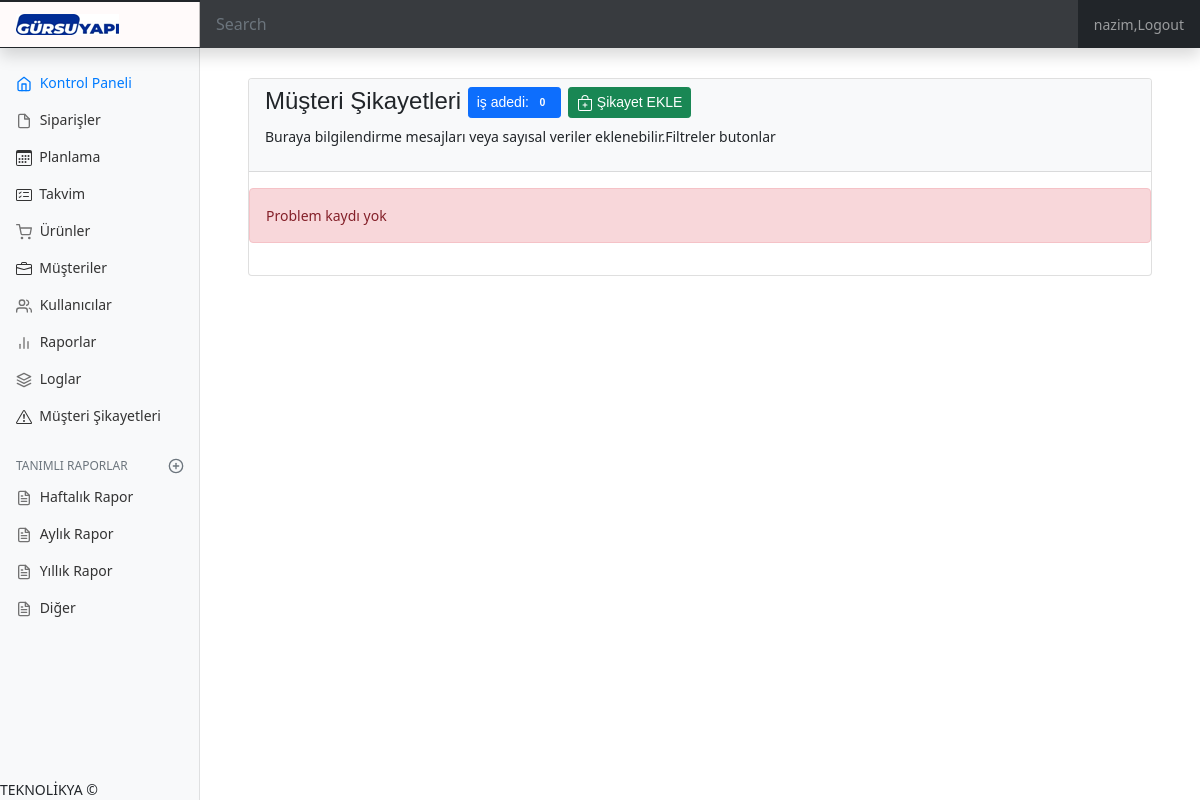
The app's page /order/problemList/ (signed in), older data.
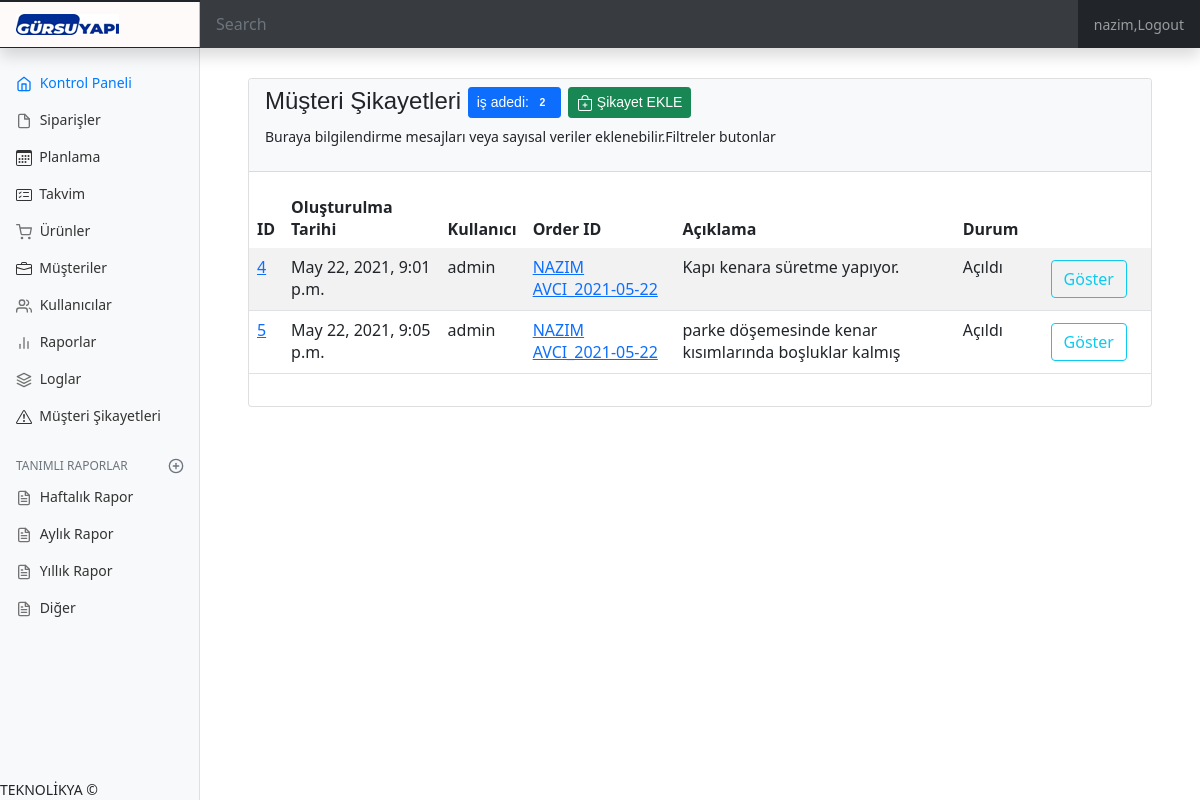
The same page, newer data.
### order/models.py (models this page shows, shortened)
class Problems(models.Model):
    order = models.ForeignKey(Order,on_delete=models.CASCADE)
    urun_grubu = models.ForeignKey(UrunGrubu,on_delete=models.CASCADE)
    created_date = models.DateTimeField(auto_now=True)
    statu = models.ForeignKey(ProblemStatu,on_delete=models.CASCADE,default=1)
    closed_date = models.DateTimeField(blank=True,null=True)
    root_cause = models.ForeignKey(RootCause,on_delete=models.CASCADE,blank=True,null=True)
    description = RichTextField(null=True)
    solution = RichTextField(null=True)
    created_user = models.ForeignKey(Employee,on_delete=models.CASCADE)

class Order (models.Model):
    orderTypeChoise = (
        ("U","Uretim"),
        ("S","Sevk"),
        ("M","Montaj"),
        ("D","Depo Teslim"),
    )
    satisKanalSecenek = (
        ("Perakende","Perakende"),
        ("Toptan","Toptan"),
        ("Proje","Proje")
    )
    planlamaSecenek = (
        ("En Hızlı","En Hızlı"),
        ("Müş.den Haber Bekle","Müş.den Haber Bekle"),
        ("Müsaitliğimize Göre","Müsaitliğimize Göre")
    )
    customer = models.ForeignKey("Customer",on_delete=models.CASCADE,verbose_name="Müşteri")
    create_date = models.DateTimeField(auto_now=True)
    content = RichTextField(verbose_name="Açıklama")
    order_image = models.FileField(blank =True,null=True,verbose_name="Ölçü/Üretim Dökümanı")
    stok = models.CharField(max_length=1,choices = [('1', 'Var'), ('0', 'Yok')],verbose_name="Stok Durumu",default="0")
    order_type = models.CharField(max_length=1,choices = orderTypeChoise,verbose_name="Sipariş Tipi")
    statu = models.ForeignKey(OrderStatu,on_delete=models.PROTECT,default=23)
    iskonto = models.IntegerField(default=0,verbose_name="İskonto Oranı(%)")
    tahmini_tarih_min = models.DateField(null=True,verbose_name="En erken teslim (yyyy-mm-dd)")
    tahmini_tarih_max = models.DateField(null=True,verbose_name="En geç teslim (yyyy-mm-dd)")
    sevk_adres = models.IntegerField(verbose_name="Sevk Adresi",null=True)
    fatura_adres = models.IntegerField(verbose_name="Fatura Adresi",null=True)
    satis_kanali = models.CharField(max_length=10,choices = satisKanalSecenek,verbose_name="Satış Kanalı")
    planlama_sekli = models.CharField(max_length=20,choices = planlamaSecenek,verbose_name="Planlama Şekli",default="En Hızlı")
    sube = models.ForeignKey(Sube,on_delete=models.PROTECT, verbose_name="Şube")
    def __str__(self):
        title= self.customer.customer_name+"_"+str(self.create_date)[:10]
        return title

class Customer(models.Model):
    customer_type=(("Şahıs","Şahıs"),("Kurumsal","Kurumsal")    )
    customer_name = models.CharField(max_length=50,verbose_name="MÜŞTERİ ADI")
    telephone = models.CharField(max_length=50,verbose_name="TELEFON")
    email = models.CharField( max_length=254,verbose_name="EMAIL")
    created_date = models.DateTimeField(auto_now=True)
    active = models.CharField(max_length=1,default="1",verbose_name="Aktif")
    vergi_no = models.IntegerField(verbose_name="Vergi/TC no",default=0,null=True)
    customer_type = models.CharField(max_length=10,choices = customer_type,verbose_name="Şahıs/Kurumsal",default=customer_type[0][1])
    vergi_dairesi = models.CharField(max_length=70,verbose_name="Vergi Dairesi",default="Fethiye VD.")

class ProblemStatu(models.Model):
    title = models.CharField(max_length=30,verbose_name="Durum")
    def __str__(self):
        return self.title

### user/models.py (models this page shows)
class Employee(models.Model):
    user = models.OneToOneField(User, on_delete=models.CASCADE)
    department = models.ForeignKey(Departments,on_delete=models.PROTECT,verbose_name="Departman",default="1")
    role = models.CharField(max_length=20,blank=True,default="Kullanıcı")
    telephone = models.CharField(max_length=30,verbose_name="Telefon",default="0",blank=True)
    sube = models.ForeignKey(Sube,on_delete=models.PROTECT,verbose_name="Şube",default="1")
    yetenek = models.ManyToManyField(Yetenek)
    def __str__(self):
        return self.user.username

### order/views.py (the view)
# urls.py: path('problemList/',views.problemList,name='problemList'),
@login_required(login_url='/user/login')
def problemList(request):
    problems = Problems.objects.all()
    return render(request,"problemList.html",{'problems':problems})

### templates/problemList.html (shortened to what this page needs)
{% extends "layout.html" %}
{% block body %}
{% load crispy_forms_tags %}
<div class="row">
    <div class="col-md-12">
        <div class="card">
          <div class="card-header bg-light ">
            <h4 class="card-title">Müşteri Şikayetleri
              <button type="button" class="btn btn-primary btn-sm">
                iş adedi: <span class="badge badge-light">{{problems.count }}</span>
              </button>
              <a href="/order/problemAddFull">
                <button class="btn btn-success btn-sm">
                    Şikayet EKLE
                </button>
              </a>
            </h4>
            <p class="card-category">Buraya bilgilendirme mesajları veya sayısal veriler eklenebilir.Filtreler butonlar</p>
          </div>
          <div class="table-full-width table-responsive px-0 card-body">
            {% if problems %}
            <table class="table-hover table-striped table">
              <thead>
                <tr>
                  <th class="border-0" scope="col">ID</th>
                  <th class="border-0" scope="col">Oluşturulma Tarihi</th>
                  <th class="border-0" scope="col">Kullanıcı</th>
                  <th class="border-0" scope="col">Order ID</th>
                  <th class="border-0" scope="col">Açıklama</th>
                  <th class="border-0" scope="col">Durum</th>
                  <th class="border-0" scope="col"></th>
                </tr>
              </thead>
              <tbody>
                  {% for problem in problems %}
                    <tr>
                      <td scope="row"><a href="/order/problemView/{{problem.id}}">{{problem.id}}</a></td>
                      <td>{{problem.created_date}}</td>
                      <td>{{problem.created_user}}</td>
                      <td><a href="/order/orderView/{{problem.order.id}}">{{problem.order}}</a></td>
                      <td>{{problem.description|safe}}</td>
                      <td>{{problem.statu}}</td>
                      <td>
                        <div class="dropdown">
                          <a class="dropdown-item" href="/order/problemView/{{problem.id}}"><button class="btn btn-outline-info" type="button">
                            Göster
                          </button></a>
                        </div>
                    </tr>
                  {% endfor %}
              </tbody>
            </table>
          {%else%}
            <div class="alert alert-danger">
                Problem kaydı yok
            </div>
          {% endif %}
        </div>
        </div>
    </div>
</div>
{% endblock body %}

### templates/layout.html (shortened to what this page needs)
{% load static %}
<html lang="en">
<head>
    <link href="https://cdn.jsdelivr.net/npm/bootstrap@5.0.0-beta2/dist/css/bootstrap.min.css" rel="stylesheet">
    <link rel="stylesheet" type="text/css" href="https://cdnjs.cloudflare.com/ajax/libs/bootstrap-datetimepicker/4.17.43/css/bootstrap-datetimepicker.min.css">
    <link rel="stylesheet" type="text/css" href="https://cdnjs.cloudflare.com/ajax/libs/bootstrap-datetimepicker/4.17.43/css/bootstrap-datetimepicker-standalone.css">
    <link rel="stylesheet" type="text/css" href="{% static 'main.css' %}" >
    <link href="{% static 'dashboard.css' %}" rel="stylesheet">
  </head>
  <body>
<header class="navbar navbar-dark sticky-top bg-dark flex-md-nowrap p-0 shadow">
  <a class="navbar-brand col-md-3 col-lg-2 me-0 px-3" href="#"><img src="/media/gursuYapi.png"></a>
  <input class="form-control form-control-dark w-100" type="text" placeholder="Search" aria-label="Search">
  <ul class="navbar-nav px-3">
    <li class="nav-item text-nowrap">
        {% if request.user.is_authenticated %}
            <li class="nav-item"><a class="nav-link" href="/user/logout/"> {{ request.user.username }},Logout</a></li>
        {%else%}
            <li class="nav-item"><a class="nav-link" href="/user/login">  Login </a></li>
        {% endif %}
    </li>
  </ul>
</header>
<div class="container-fluid">
  <div class="row">
    <nav id="sidebarMenu" class="col-md-3 col-lg-2 d-md-block bg-light sidebar collapse">
      <div class="position-sticky pt-3" id="accordion">
        <ul class="nav flex-column">
          <li class="nav-item">
              <a class="nav-link active" aria-current="page" href="/order/dashboard/ope/active">
                Kontrol Paneli
              </a>
            </li>
          {% if perms.user.siparis_listele %}
                <li class="nav-item">
                  <a class="nav-link" href="/order/orderList/active">
                    Siparişler
                  </a>
              </li>
          {%endif%}
          {% if perms.user.siparis_listele %}
                <li class="nav-item">
                  <a class="nav-link" href="/order/planlama/all">
                    &nbsp;Planlama
                  </a>
              </li>
          {%endif%}
          {% if perms.user.rezervasyon_listele %}
            <li class="nav-item">
              <a class="nav-link" href="/order/events">
                &nbsp;Takvim
              </a>
            </li>
          {%endif%}
          {% if perms.user.urun_listele %}
            <li class="nav-item">
              <a class="nav-link" href="/order/productList">
                Ürünler
              </a>
            </li>
          {%endif%}
          {% if perms.user.musteri_listele %}
            <li class="nav-item">
              <a class="nav-link" href="/order/customerList">
                &nbsp;Müşteriler
              </a>
            </li>
          {%endif%}
          {% if perms.user.kullanici_listeleme %}
            <li class="nav-item">
              <a class="nav-link" href="/user/userList">
                Kullanıcılar
              </a>
            </li>
          {%endif%}
          {% if perms.user.rapor_listele %}
            <li class="nav-item">
              <a class="nav-link" href="#">
                Raporlar
              </a>
            </li>
          {%endif%}
          {% if perms.user.log_listeleme %}
            <li class="nav-item">
              <a class="nav-link" href="/user/logView">
                Loglar
              </a>
            </li>
          {%endif%}
          {% if perms.user.musterisikayet_listeleme %}
            <li class="nav-item">
              <a class="nav-link" href="/order/problemList">
                &nbsp;Müşteri Şikayetleri
              </a>
            </li>
          {%endif%}
        </ul>
        {% if perms.user.rapor_listele %}
        <h6 class="sidebar-heading d-flex justify-content-between align-items-center px-3 mt-4 mb-1 text-muted">
          <span>Tanımlı Raporlar</span>
          <a class="link-secondary" href="#" aria-label="Add a new report">
          </a>
        </h6>
        <ul class="nav flex-column mb-2">
          <li class="nav-item">
            <a class="nav-link" href="#">
              Haftalık Rapor
            </a>
          </li>
          <li class="nav-item">
            <a class="nav-link" href="#">
              Aylık Rapor
            </a>
          </li>
          <li class="nav-item">
            <a class="nav-link" href="#">
              Yıllık Rapor
            </a>
          </li>
          <li class="nav-item">
            <a class="nav-link" href="#">
              Diğer
            </a>
          </li>
        </ul>
        {%endif%}
        <div class="fixed-bottom">TEKNOLİKYA 	&#169;</div>
      </div>
    </nav>
    <main class="col-md-9 ms-sm-auto col-lg-10 px-md-4">
        <div style="margin-top: 30px;" class="container">
            {% block body%}
            {% endblock body%}
        </div>
    </main>
  </div>
</div>
</body>
</html>

### static/main.css (style rules this page uses)
:root { --fc-daygrid-event-dot-width: 8px; }
:root { --fc-list-event-dot-width: 10px; --fc-list-event-hover-bg-color: #f5f5f5; }

### static/dashboard.css (style rules this page uses)
body { font-size: .875rem; }
.feather { width: 16px; height: 16px; vertical-align: text-bottom; }
.sidebar { position: fixed; top: 0; bottom: 0; left: 0; z-index: 100; padding: 48px 0 0; box-shadow: inset -1px 0 0 rgba(0, 0, 0, .1); }
.sidebar .nav-link { font-weight: 500; color: #333; }
.sidebar .nav-link .feather { margin-right: 4px; color: #727272; }
.sidebar .nav-link.active { color: #007bff; }
.sidebar .nav-link:hover .feather, .sidebar .nav-link.active .feather { color: inherit; }
.sidebar-heading { font-size: .75rem; text-transform: uppercase; }
.navbar-brand { padding-top: .75rem; padding-bottom: .75rem; font-size: 1rem; background-color: rgb(255, 250, 250); box-shadow: inset -1px 0 0 rgba(0, 0, 0, .25); }
.navbar .form-control { padding: .75rem 1rem; border-width: 0; border-radius: 0; }
.form-control-dark { color: #fff; background-color: rgba(255, 255, 255, .1); border-color: rgba(255, 255, 255, .1); }
h1,h2,h3,h4 { font-family: Verdana, Geneva, Tahoma, sans-serif; font-style: inherit; }

Row changes from the older to the newer data that the page shows:
added Problems: id "4", created_date "May 22, 2021, 9:01 p.m.", created_user "admin", order "NAZIM AVCI_2021-05-22", description "Kapı kenara süretme yapıyor.", statu "Açıldı"
added Problems: id "5", created_date "May 22, 2021, 9:05 p.m.", created_user "admin", order "NAZIM AVCI_2021-05-22", description "parke döşemesinde kenar kısımlarında boşluklar kalmış", statu "Açıldı"
Text that changed along with them:
{{ problems.count }}: "0" → "2"
text no longer shown: "Problem kaydı yok"
text now shown: "ID Oluşturulma Tarihi Kullanıcı Order ID Açıklama Durum"
